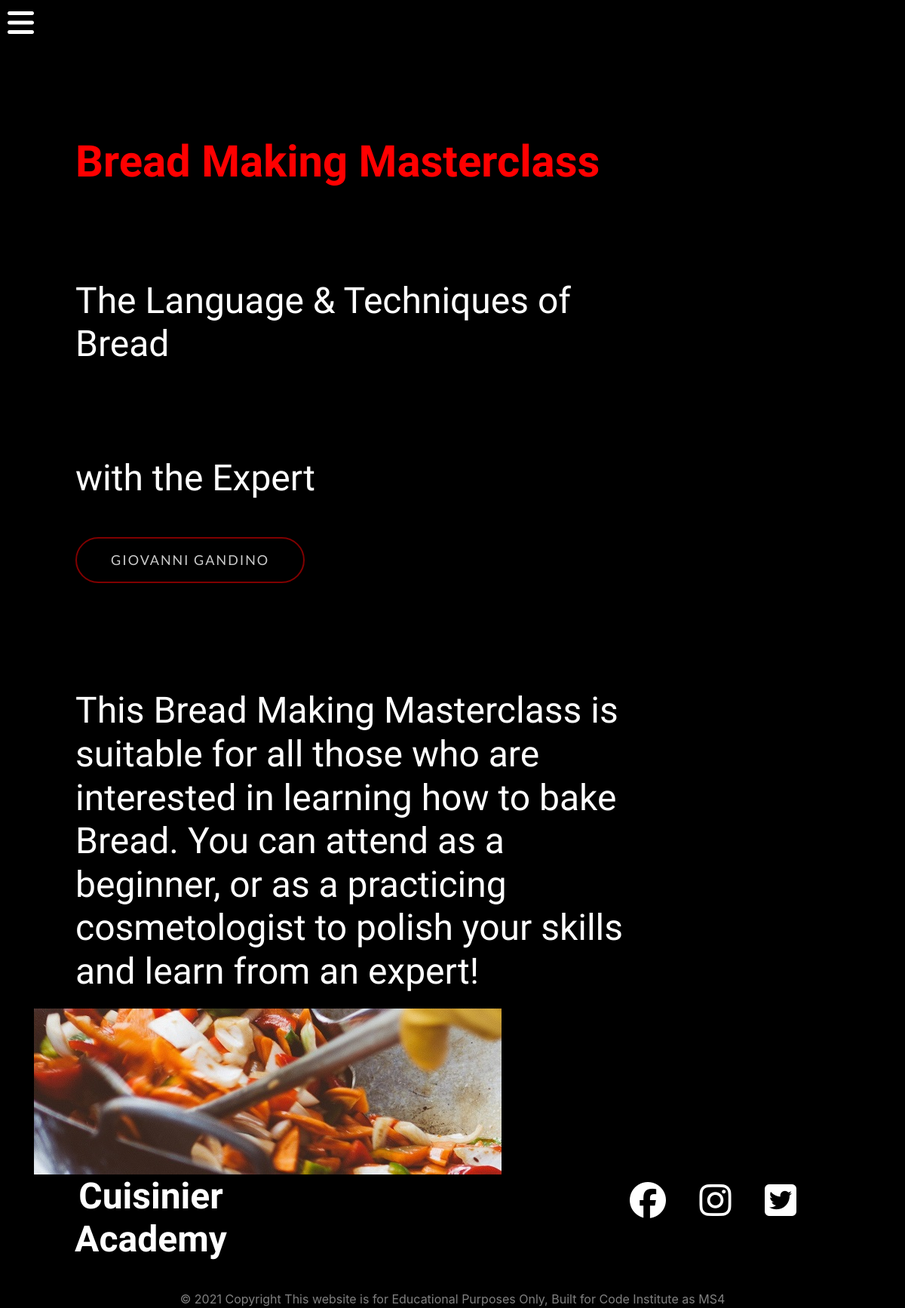
Screenshot of /workshops/1 with the database file from the repository.
### workshops/models.py (models this page shows, shortened)
class Workshop(models.Model):
    title = models.CharField(max_length=100)
    sub_title = models.CharField(max_length=200)
    description = models.TextField(blank=True)
    expert = models.ForeignKey(Expert,default=None, on_delete=models.DO_NOTHING)
    main_img = models.ImageField(null=True, blank=True) # upload file path
    image_1 = models.ImageField(null=True, blank=True)
    image_2 = models.ImageField(null=True, blank=True)
    image_3 = models.ImageField(null=True, blank=True)
    agenda_day_1 = models.TextField(null=True, blank=True)
    agenda_day_2 = models.TextField(null=True, blank=True)
    agenda_day_3 = models.TextField(null=True, blank=True)
    price = models.DecimalField(null=True, max_digits=6, decimal_places=2, blank=True)
    date = models.DateTimeField(default=datetime.now, blank=True)
    location = models.CharField(null=True, max_length=200)
    is_published = models.BooleanField(default=True)

### experts/models.py (models this page shows)
class Expert(models.Model):
    name = models.CharField(max_length=100)
    about = models.TextField(blank=True)
    profile_image = models.ImageField(null=True, blank=True)
    facbook_link = models.CharField(default='www.facebook.com', max_length=200)
    twitter_link = models.CharField(default='www.twitter.com', max_length=200)
    def __str__(self):
        return self.name

### workshops/views.py (the view)
# urls.py: path('<int:workshop_id>', views.workshop, name='workshop'),
def workshop(request, workshop_id):
    workshop = get_object_or_404(Workshop, pk=workshop_id)
    expert = Expert.objects.filter(name=workshop.expert)
    context = {
        'workshop': workshop,
        'expert' : expert,
    }
    return render(request, 'workshops/workshop.html', context)

### workshops/templates/workshops/workshop.html
{% extends "base.html" %}
{% load static %}
{% block content %}
<h1 class="header-titile"> <span> {{ workshop.title }}</span></h1>
<h1 class="header-titile"> {{ workshop.sub_title }}</h1>
{% for e in expert %}
<h2 class="header-titile">with the Expert</h2>
<a href="{% url 'expert' e.id %}" class="btn btn-header">{{ e.name }}</a>
{% endfor %}
<h1 class="header-titile"> {{ workshop.description }}</h1>
<div class="container">
    <img src="{{ workshop.main_img.url }}" alt="">
</div>
{% endblock %}

### templates/base.html (shortened to what this page needs)
{% load static %}
<!doctype html>
<html lang="en">
<head>
    <link rel="stylesheet" href="https://stackpath.bootstrapcdn.com/bootstrap/4.4.1/css/bootstrap.min.css"
>
    <link rel="stylesheet" href="{% static 'css/base.css' %}">
</head>
<body>
    <div class="sticky-top ">
    <span style="font-size:30px;cursor:pointer" onclick="openNav()"><i class="fas fa-bars navbaricon"></i></span>
    </div>
    {% block content %}
    {% endblock %}
    <footer class="container-fluid">
        <div class="row justify-content-between">
            <div class="col-lg-4 col-sm-12">
                <h5 class="footer-header text-center">Cuisinier Academy</h5>
            </div>
            <div class="col-lg-4 col-sm-12">
                    <a class="footer-social-icon" href="https://www.facebook.com" target="_blank"><i
                                class="fab fa-facebook"></i></a>
                    <a class="footer-social-icon" href="https://www.instagram.com/" target="_blank"><i
                                class="fab fa-instagram"></i></a>
                    <a class="footer-social-icon" href="https://www.twitter.com" target="_blank"><i
                                class="fab fa-twitter-square"></i></a>
            </div>
        </div>
        <div class="Copyright text-center">
            © 2021 Copyright This website is for Educational Purposes Only, Built for Code Institute as MS4
        </div>
    </footer>
</body>
</html>

### static/css/base.css (style rules this page uses)
body { background-color: black; }
.navbaricon { color: white; font-size: 40px; padding: 10px; }
.header-titile { margin: 120px 330px 20px 100px; color: white; font-size: 48px; font-family: 'flamenco', sans-serif; justify-content: left; }
.header-titile span { color: red; font-size: 58px; font-weight: bold; }
.btn-header { margin: 30px 20px 20px 100px ; color: rgba(255, 255, 255, 0.8) ; border: 2px solid; border-color: rgba(255, 0, 0, 0.5); border-radius: 300px; letter-spacing: 2px; text-transform: uppercase; font-size: 18px; font-family: 'Lato', sans-serif; padding: 15px 45px; }
.footer-header { color: white; font-size: 48px; font-weight: bold; font-family: 'flamenco', sans-serif; justify-content: left; }
.footer-social-icon { color: white; font-size: 48px; font-weight: bold; font-family: 'flamenco', sans-serif; justify-content: left; padding: 20px; }
.Copyright { margin-top: 30px; color: gray; }

### rows the page displays
Workshop: title "Bread Making Masterclass", sub_title "The Language & Techniques of Bread", description "This Bread Making Masterclass is suitable for all those who are interested in learning how to bake Bread. You can attend as a beginner, or as a practicing cosmetologist to polish your skills and learn from an expert!", main_img (picture)
Expert: name "GIOVANNI GANDINO"
